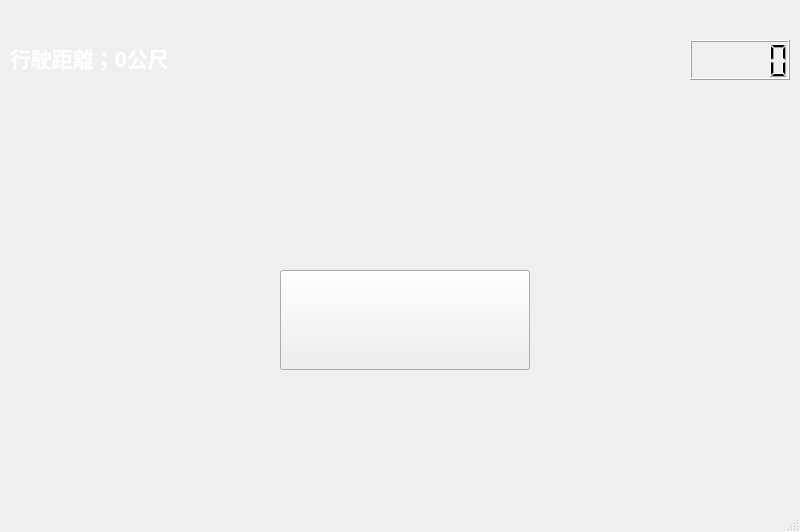
<?xml version="1.0" encoding="UTF-8"?>
<ui version="4.0">
 <class>MainWindow</class>
 <widget class="QMainWindow" name="MainWindow">
  <property name="geometry">
   <rect>
    <x>0</x>
    <y>0</y>
    <width>800</width>
    <height>532</height>
   </rect>
  </property>
  <property name="font">
   <font>
    <kerning>true</kerning>
   </font>
  </property>
  <property name="windowTitle">
   <string>MainWindow</string>
  </property>
  <widget class="QWidget" name="centralwidget">
   <widget class="QLabel" name="background">
    <property name="geometry">
     <rect>
      <x>0</x>
      <y>0</y>
      <width>4800</width>
      <height>512</height>
     </rect>
    </property>
    <property name="text">
     <string/>
    </property>
    <property name="pixmap">
     <pixmap resource="images.qrc">:/src/map.png</pixmap>
    </property>
   </widget>
   <widget class="QLabel" name="label_title">
    <property name="geometry">
     <rect>
      <x>210</x>
      <y>70</y>
      <width>384</width>
      <height>150</height>
     </rect>
    </property>
    <property name="text">
     <string/>
    </property>
    <property name="pixmap">
     <pixmap resource="images.qrc">:/src/game_name.png</pixmap>
    </property>
   </widget>
   <widget class="QLabel" name="car">
    <property name="geometry">
     <rect>
      <x>10</x>
      <y>220</y>
      <width>237</width>
      <height>71</height>
     </rect>
    </property>
    <property name="text">
     <string/>
    </property>
    <property name="pixmap">
     <pixmap resource="images.qrc">:/src/car.png</pixmap>
    </property>
    <property name="scaledContents">
     <bool>true</bool>
    </property>
   </widget>
   <widget class="QPushButton" name="button_start_game">
    <property name="geometry">
     <rect>
      <x>280</x>
      <y>270</y>
      <width>250</width>
      <height>100</height>
     </rect>
    </property>
    <property name="focusPolicy">
     <enum>Qt::NoFocus</enum>
    </property>
    <property name="text">
     <string/>
    </property>
    <property name="icon">
     <iconset resource="images.qrc">
      <normaloff>:/src/start_btn.png</normaloff>:/src/start_btn.png</iconset>
    </property>
    <property name="iconSize">
     <size>
      <width>250</width>
      <height>100</height>
     </size>
    </property>
   </widget>
   <widget class="QLabel" name="label_distance">
    <property name="geometry">
     <rect>
      <x>10</x>
      <y>40</y>
      <width>300</width>
      <height>36</height>
     </rect>
    </property>
    <property name="font">
     <font>
      <family>微軟正黑體</family>
      <pointsize>16</pointsize>
      <weight>75</weight>
      <bold>true</bold>
      <kerning>true</kerning>
     </font>
    </property>
    <property name="styleSheet">
     <string notr="true">color: rgb(255, 255, 255);</string>
    </property>
    <property name="text">
     <string>行駛距離；0公尺</string>
    </property>
   </widget>
   <widget class="QLCDNumber" name="lcd_clock">
    <property name="geometry">
     <rect>
      <x>690</x>
      <y>40</y>
      <width>100</width>
      <height>40</height>
     </rect>
    </property>
   </widget>
  </widget>
  <widget class="QMenuBar" name="menubar">
   <property name="geometry">
    <rect>
     <x>0</x>
     <y>0</y>
     <width>800</width>
     <height>20</height>
    </rect>
   </property>
  </widget>
  <widget class="QStatusBar" name="statusbar"/>
 </widget>
 <resources>
  <include location="images.qrc"/>
 </resources>
 <connections/>
</ui>
